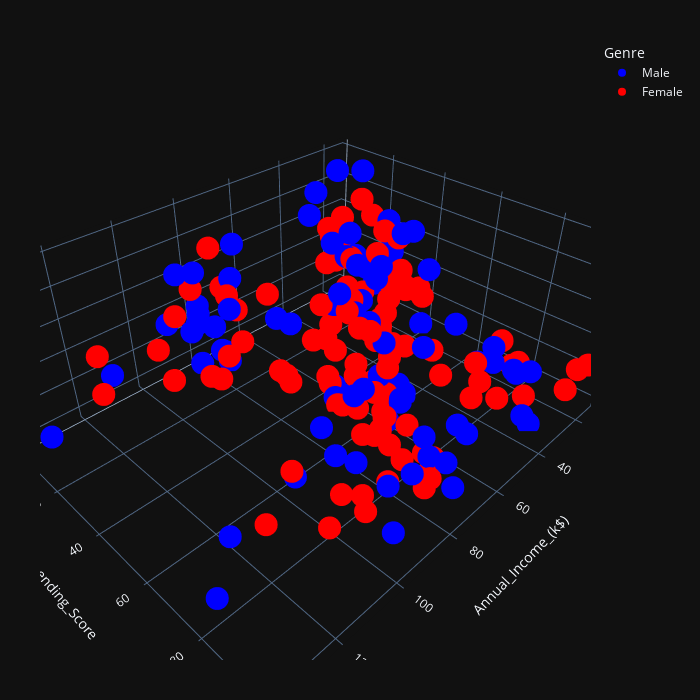

The notebook cell this image was saved under:
### Markdown cell above
### Plot 4 dimensions (4 features) on the 3D space.   
Try different views, angles, perspectives, zooms to see how the data points look like.
There are at least five clusters and the middle one appears more densely populated.

### Code cell
three_dim_fig = px.scatter_3d(
    df, x="Annual_Income_(k$)", y="Spending_Score", z="Age", color="Genre",
    height=700, width=700,
    color_discrete_map={"Male": "blue", "Female":"red"}
).update_layout(margin=dict(t=40, l=40, r=40, b=40)
               )#.update_scenes(xaxis_autorange="reversed")

three_dim_fig.show()

# save to file, use everywhere with a browser
three_dim_fig.write_html("three_dim_customers.html")

### Figure 1 — Plotly figure (JSON) as saved in the notebook; plotly's stock layout.template omitted (floating-point values rounded to 4 significant figures)
{"data": [{"hovertemplate": "Genre=Male<br>Annual_Income_(k$)=%{x}<br>Spending_Score=%{y}<br>Age=%{z}<extra></extra>", "legendgroup": "Male", "marker": {"color": "blue", "symbol": "circle"}, "mode": "markers", "name": "Male", "scene": "scene", "showlegend": true, "x": [15, 15, 19, 19, 20, 20, 21, 23, 24, 24, 25, 28, 28, 30, 33, 33, 38, 39, 42, 43, 43, 44, 46, 46, 46, 48, 48, 48, 49, 54, 54, 54, 54, 54, 54, 54, 59, 60, 60, 61, 61, 62, 62, 62, 63, 63, 63, 63, 64, 67, 69, 71, 71, 71, 71, 71, 71, 73, 73, 74, 75, 77, 77, 77, 78, 78, 78, 78, 78, 81, 85, 86, 87, 87, 87, 87, 87, 88, 88, 93, 93, 98, 99, 101, 113, 126, 137, 137], "y": [39, 81, 3, 14, 13, 79, 66, 29, 35, 73, 73, 82, 61, 4, 4, 92, 92, 36, 60, 60, 41, 46, 46, 56, 55, 51, 59, 59, 55, 47, 54, 48, 51, 55, 41, 46, 41, 49, 52, 42, 49, 59, 55, 56, 46, 43, 48, 52, 46, 56, 91, 35, 95, 11, 75, 9, 75, 5, 73, 10, 93, 12, 97, 36, 90, 17, 88, 1, 1, 5, 26, 20, 63, 13, 75, 10, 92, 15, 69, 14, 90, 15, 97, 68, 8, 74, 18, 83], "z": [19, 21, 64, 67, 37, 22, 20, 52, 35, 25, 31, 29, 35, 60, 53, 18, 24, 48, 33, 59, 47, 69, 53, 70, 19, 63, 18, 19, 70, 59, 26, 40, 57, 38, 67, 48, 18, 48, 24, 48, 20, 67, 26, 49, 54, 68, 66, 65, 19, 27, 39, 43, 40, 59, 38, 47, 39, 20, 32, 19, 32, 25, 28, 48, 34, 43, 39, 37, 34, 19, 50, 42, 32, 40, 28, 36, 36, 58, 27, 59, 35, 46, 30, 28, 33, 32, 32, 30], "type": "scatter3d"}, {"hovertemplate": "Genre=Female<br>Annual_Income_(k$)=%{x}<br>Spending_Score=%{y}<br>Age=%{z}<extra></extra>", "legendgroup": "Female", "marker": {"color": "red", "symbol": "circle"}, "mode": "markers", "name": "Female", "scene": "scene", "showlegend": true, "x": [16, 16, 17, 17, 18, 18, 19, 19, 20, 20, 21, 23, 25, 28, 28, 29, 29, 30, 33, 33, 34, 34, 37, 37, 38, 39, 39, 39, 40, 40, 40, 40, 42, 43, 43, 44, 46, 47, 47, 48, 48, 48, 49, 50, 50, 54, 54, 54, 54, 54, 57, 57, 58, 58, 59, 60, 60, 60, 60, 62, 62, 62, 63, 63, 64, 65, 65, 65, 65, 67, 67, 67, 69, 70, 70, 72, 72, 73, 73, 74, 75, 76, 76, 77, 78, 78, 78, 78, 78, 78, 78, 79, 79, 81, 85, 86, 87, 88, 88, 97, 97, 98, 99, 101, 103, 103, 103, 103, 113, 120, 120, 126], "y": [6, 77, 40, 76, 6, 94, 72, 99, 15, 77, 35, 98, 5, 14, 32, 31, 87, 73, 14, 81, 17, 73, 26, 75, 35, 61, 28, 65, 55, 47, 42, 42, 52, 54, 45, 50, 51, 52, 59, 50, 48, 47, 42, 49, 56, 53, 52, 42, 44, 57, 58, 55, 60, 46, 55, 40, 42, 47, 50, 41, 48, 42, 50, 54, 42, 48, 50, 43, 59, 43, 57, 40, 58, 29, 77, 34, 71, 88, 7, 72, 5, 40, 87, 74, 22, 20, 76, 16, 89, 78, 73, 35, 83, 93, 75, 95, 27, 13, 86, 32, 86, 88, 39, 24, 17, 85, 23, 69, 91, 16, 79, 28], "z": [20, 23, 31, 22, 35, 23, 30, 35, 58, 24, 35, 35, 46, 54, 45, 40, 23, 21, 49, 21, 42, 30, 36, 20, 65, 31, 49, 24, 50, 27, 29, 31, 49, 31, 50, 51, 27, 67, 54, 43, 68, 32, 47, 60, 60, 45, 23, 49, 46, 21, 55, 22, 34, 50, 68, 40, 32, 47, 27, 23, 49, 21, 66, 19, 38, 18, 19, 63, 49, 51, 50, 38, 40, 23, 31, 25, 31, 29, 44, 35, 57, 28, 32, 32, 34, 44, 38, 47, 27, 30, 30, 56, 29, 31, 36, 33, 36, 52, 30, 37, 32, 29, 41, 54, 41, 36, 34, 32, 38, 47, 35, 45], "type": "scatter3d"}], "layout": {"scene": {"domain": {"x": [0.0, 1.0], "y": [0.0, 1.0]}, "xaxis": {"title": {"text": "Annual_Income_(k$)"}}, "yaxis": {"title": {"text": "Spending_Score"}}, "zaxis": {"title": {"text": "Age"}}}, "legend": {"title": {"text": "Genre"}, "tracegroupgap": 0}, "margin": {"t": 40, "l": 40, "r": 40, "b": 40}, "height": 700, "width": 700}}
